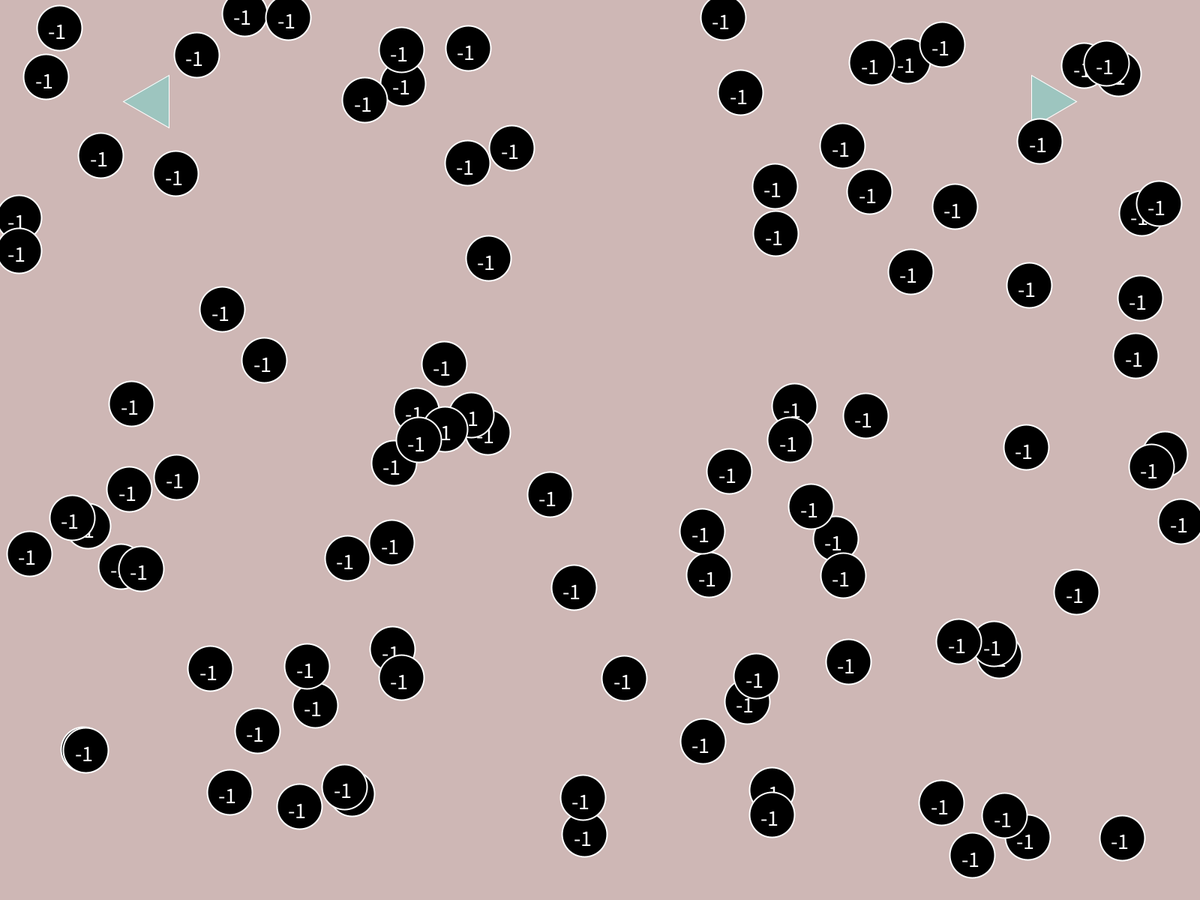
Frame 1 (no input)
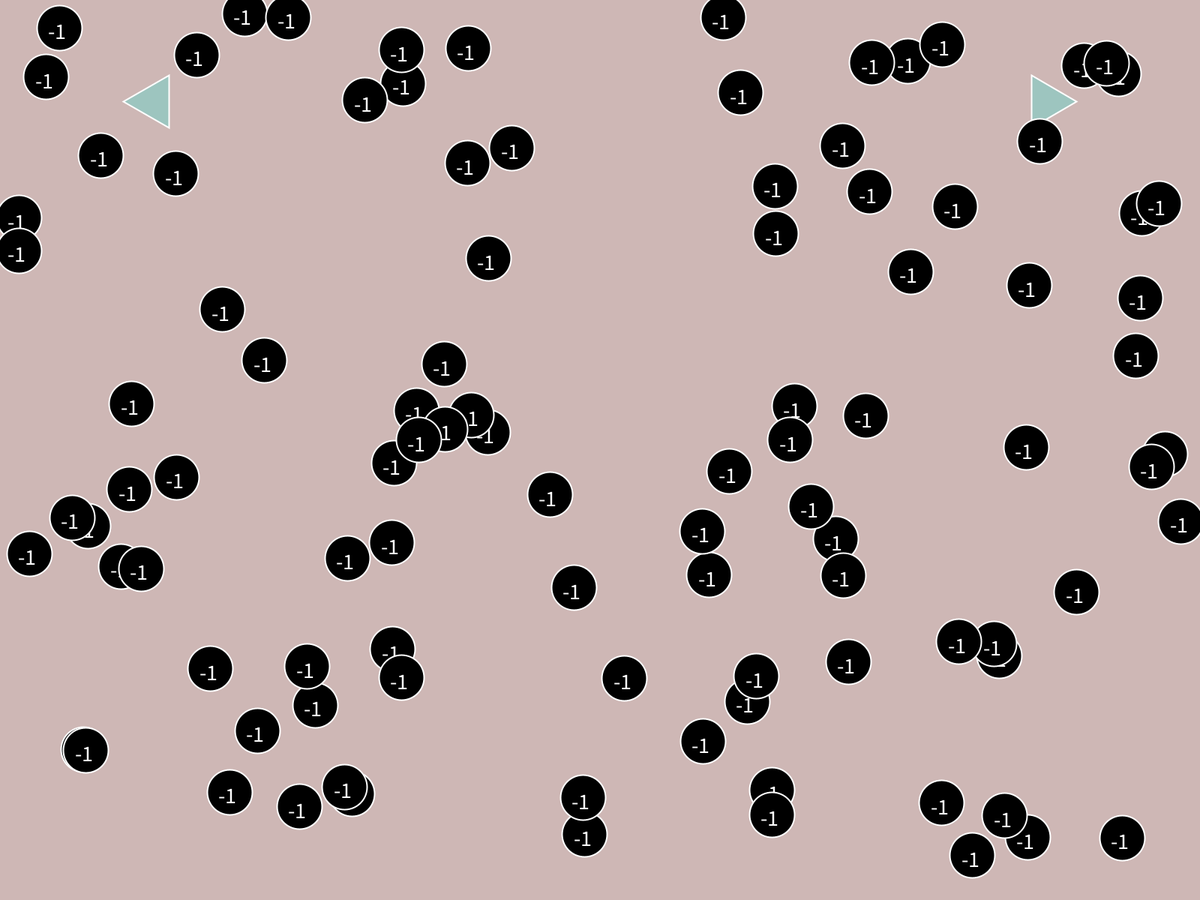
Frame 60 (the mouse pressed at the canvas centre just before this capture)
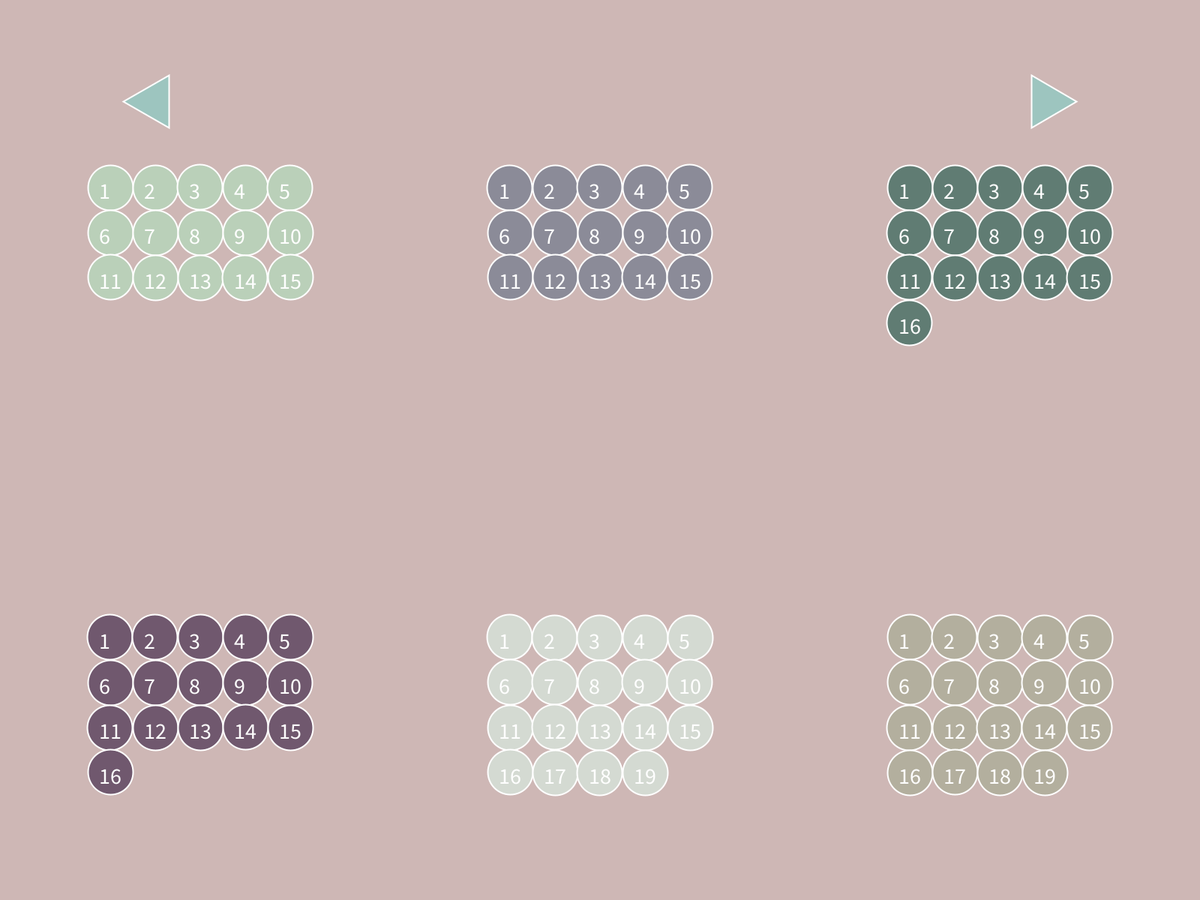
Frame 120 (the mouse held since frame 60 and released just before this capture)

The Processing sketch that drew these frames (run headless with seeded random() and noise(); from frame 60 on, the mouse is pressed at the canvas centre):

// Processing sketch: SS
// ── SS.pde
Cell[]c;
Country[]con;
int howManyContry=6;
PVector[]xy;
color[]tempColor;
float rad=70;
float h1=0;
float h2=0;
void setup() {
	fullScreen();
	c=new Cell[100];
	textSize(30);
	con=new Country[howManyContry];
	xy=new PVector[howManyContry];
	tempColor=new color[howManyContry];
	tempColor[0]=color(186,208,185);
	tempColor[1]=color(112,88,110);
	tempColor[2]=color(139,139,152);
	tempColor[3]=color(212,218,210);
	tempColor[4]=color(96,124,115);
	tempColor[5]=color(179,175,158);
	int count=0;
	for(int i=0;i<3;i++){
		for(int j=0;j<2;j++){
			xy[count]=new PVector(width/3*(i+1)-width/6,height/2*(j+1)-height/3+50);
			count++;
		}
	}
	for(int i=0;i<howManyContry;i++){
		con[i]=new Country(xy[i].x,xy[i].y,tempColor[i]);
	}
	for(int i=0;i<c.length;i++){
		c[i]=new Cell(random(width),random(height));
	}
}

void draw() {
	background(206, 183, 181);
	stroke(255);
	fill(157,197,191);
	triangle(225,100,225,100+rad,225-rad*sqrt(3)/2,100+rad-rad/2);
	triangle(width-225,100,width-225,100+rad,width-225+rad*sqrt(3)/2,100+rad-rad/2);
	noStroke();
	for(int i=0;i<c.length;i++){
		c[i].move();
		c[i].draw();
	}
	if((225>mouseX&&mouseX>225-rad*sqrt(3)/2)&&(100<mouseY&&mouseY<100+rad)){
		println("10");
		if(h1<69){
			h1+=10;
		}
		else{
			h1=69;
		}
	}
	else{
		if(0<h1){
			h1-=10;
		}
		else h1=0;
	}
	fill(157,197,191,100);
	noStroke();
	beginShape();
	vertex(226,100);
	vertex(226,100+h1);

	vertex(226-h1*sqrt(3),100+h1);
	endShape(CLOSE);
}
/*void mousePressed(){
	if((225<mouseX&&mouseX<225-rad)&&(100<mouseY&&mouseY<100+rad)){
		background(0);
	}
}*/
void mousePressed(){
	if((225<mouseX&&mouseX<225-rad)&&(100<mouseY&&mouseY<100+rad)){
		background(0);
	}
	for(int i=0;i<c.length;i++){
		int t=(int)random(howManyContry);
		PVector temp=con[t].change();
		PVector addTemp=con[t].add();
		temp.x+=addTemp.x;
		temp.y+=addTemp.y;
		c[i].update(temp,con[t].getNumber());
		c[i].propertiesColor(con[t].getColor());
	}
	for(int i=0;i<con.length;i++){
		con[i].refresh();
	}
}
class Cell{
	PVector pp;
	PVector target;
	float disx=0;
	float disy=0;
	float how=30;
	color c;
	int count=0;
	int number=-1;
	Cell(float x,float y){
		pp=new PVector(x,y);
		target=new PVector(x,y);
	}
	void propertiesColor(color c){
		this.c=c;
	}
	void update(PVector otaku,int number){
		target.x=otaku.x;
		target.y=otaku.y;
		disx=(pp.x-target.x)/60;
		disy=(pp.y-target.y)/60;
		this.number=number;
	}
	void move(){
		if((target.x-2<pp.x&&pp.x<target.x+2)||(target.y-2<pp.y&&pp.y<target.y+2)){
			pp.x=target.x;
			pp.y=target.y;
		}
		else{
			pp.x-=disx;
			pp.y-=disy;
		}
	}
	void draw(){
		fill(c);
		stroke(255);
		strokeWeight(2);
		ellipse(pp.x, pp.y, 60, 60);
		fill(255);
		text(number,pp.x-15,pp.y+15);
	}
	void refresh(){
		target.x=0;
		target.y=0;
		disx=0;
		disy=0;
	}
}
class Country{
	color c;
	PVector step=new PVector(-180,0);
	int count=0;
	int countNumber=0;
	float x;
	float y;
	Country(float x,float y,color c){
		this.x=x;
		this.y=y;
		this.c=c;
	}
	PVector change(){
		return new PVector(x,y);
	}
	color getColor(){
		return c;
	}
	void refresh(){
		step=new PVector(-180,0);
		count=0;
		countNumber=0;
	}
	int getNumber(){
		countNumber++;
		return countNumber;
	}
	PVector add(){
		if(count<5){
			step.x+=60;
			count++;
		}
		else{
			step.x=-120;
			step.y+=60;
			count=1;
		}
		return step;
	}
}
